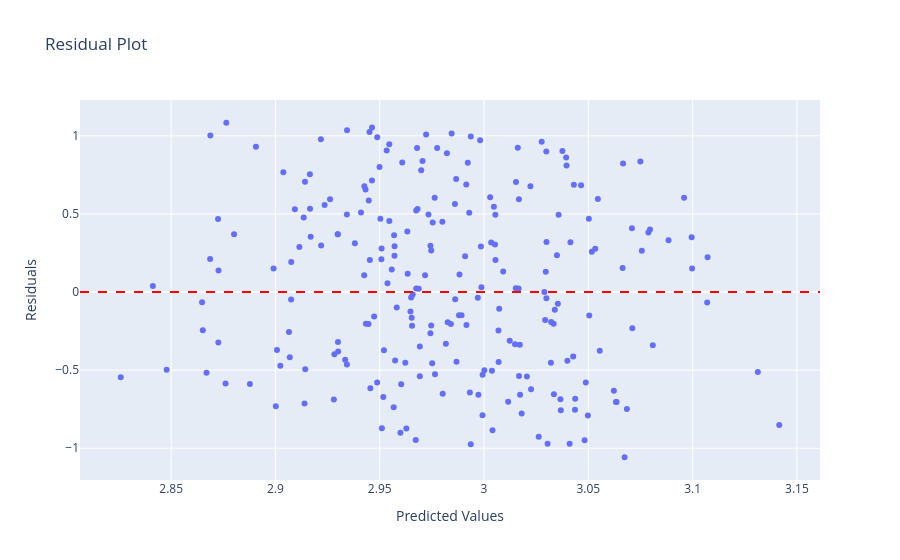

The code cell stored with this chart in its notebook:
### Code cell
# Visualize — Residuals
residuals = y_test - y_pred

fig3 = px.scatter(
    x=y_pred,
    y=residuals,
    labels={'x': 'Predicted Values', 'y': 'Residuals'},
    title='Residual Plot'
)

# Zero residual line
fig3.add_hline(y=0, line_dash='dash', line_color='red')
fig3.show()
fig3.write_html("../visualizations/Residual Plot.html ")

### Figure 1 — Plotly figure (JSON) as saved in the notebook; plotly's stock layout.template omitted (floating-point values rounded to 4 significant figures; data arrays with more than 128 entries replaced by an {"elided": "..."} marker saying what was removed)
{"data": [{"hovertemplate": "Predicted Values=%{x}<br>Residuals=%{y}<extra></extra>", "legendgroup": "", "marker": {"color": "#636efa", "symbol": "circle"}, "mode": "markers", "name": "", "orientation": "v", "showlegend": false, "type": "scatter", "x": {"elided": "234 float values"}, "xaxis": "x", "y": {"elided": "234 float values"}, "yaxis": "y"}], "layout": {"legend": {"tracegroupgap": 0}, "shapes": [{"line": {"color": "red", "dash": "dash"}, "type": "line", "x0": 0, "x1": 1, "xref": "x domain", "y0": 0, "y1": 0, "yref": "y"}], "title": {"text": "Residual Plot"}, "xaxis": {"anchor": "y", "domain": [0, 1], "title": {"text": "Predicted Values"}}, "yaxis": {"anchor": "x", "domain": [0, 1], "title": {"text": "Residuals"}}}}
